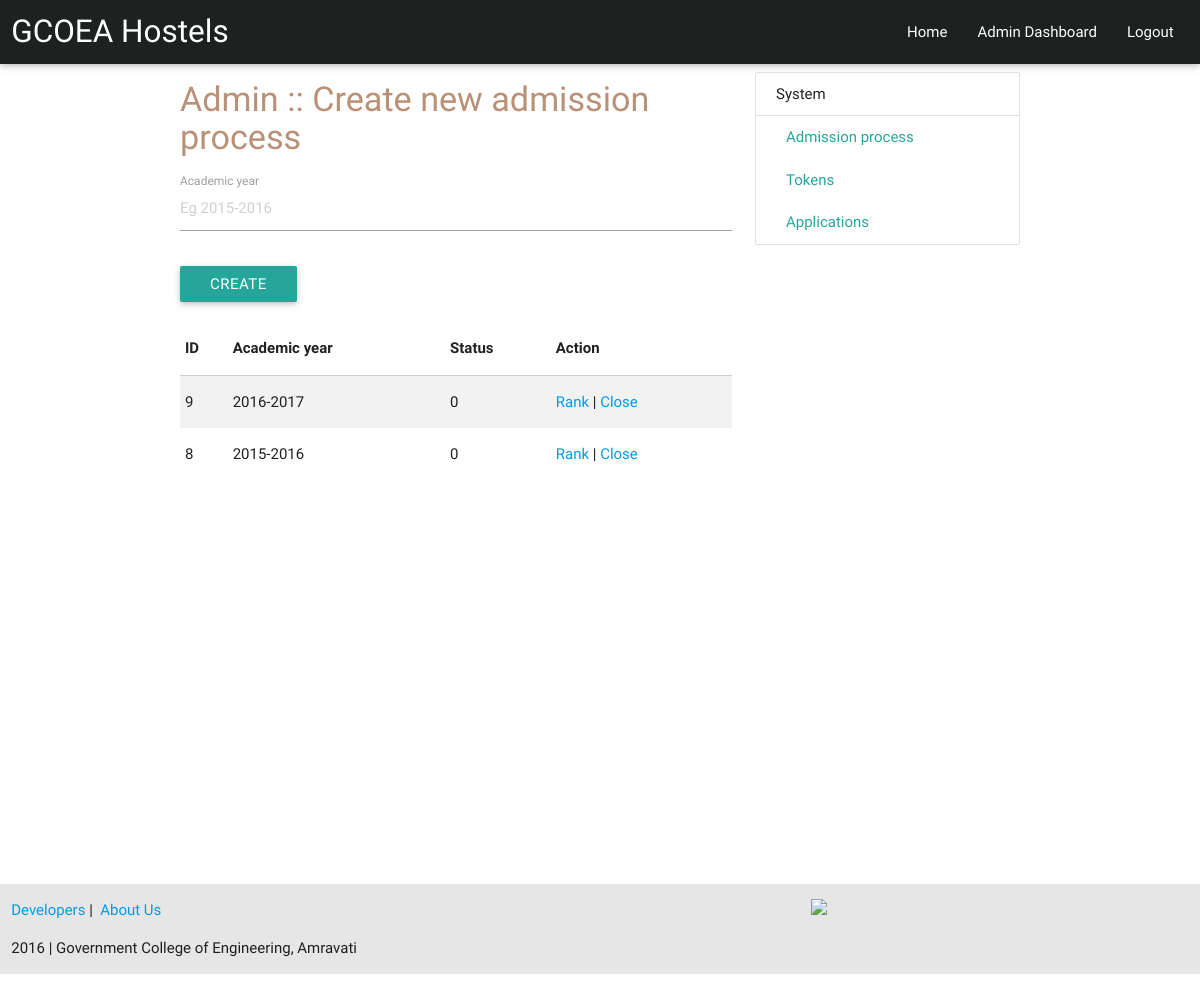
The app's page /public/admin/new_admission_process.php, older data.
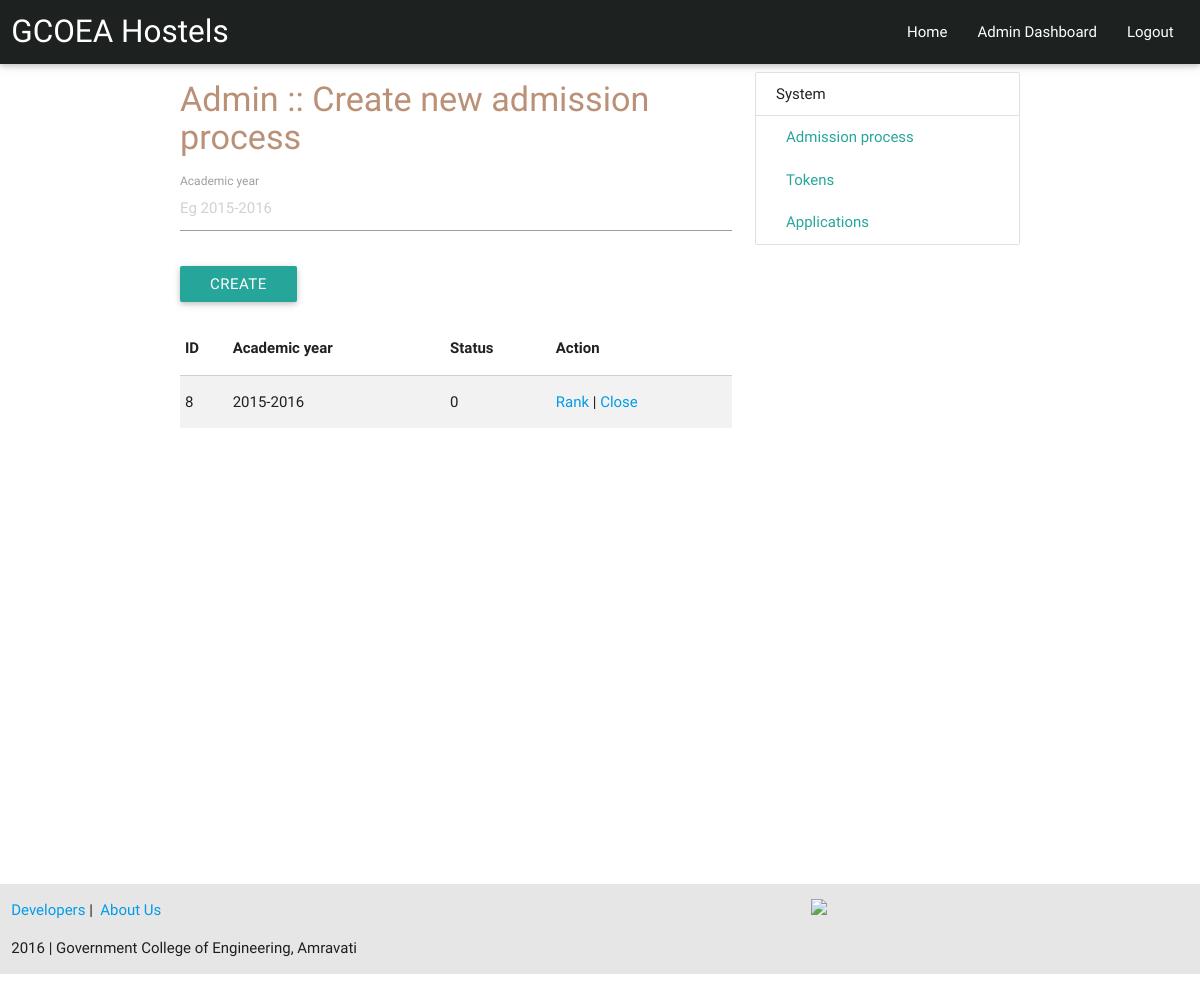
The same page, newer data.
### tables this page shows
CREATE TABLE `tbl_admission_process` (
  `id` int(10) NOT NULL AUTO_INCREMENT,
  `academic_year` varchar(9) DEFAULT NULL,
  `status` tinyint(4) NOT NULL,
  PRIMARY KEY (`id`)
);

### includes/process.php (called while the page is built, shortened)
<?php
function get_admission_process(){
  global $conn;
  $result = mysqli_query($conn,"select * from tbl_admission_process order by academic_year desc");
  return $result;
}
?>

### public/admin/new_admission_process.php (the view, shortened to what this page needs)
<!--
<?php
  if($_SERVER['REQUEST_METHOD'] == 'POST'){
    if($_POST['academic_year']=="")
      set_error("Academic year cannot be blank");
    else{
    $t_ret=create_admission_process($_POST['academic_year']);
    if($t_ret==0)
      set_success("Academic year saved!");
  }
  }
  $aps=get_admission_process();
?>
--><!DOCTYPE html>
<html>
  <head>
    <link type="text/css" rel="stylesheet" href="../css/materialize.min.css" media="screen,projection">
    <link type="text/css" rel="stylesheet" href="../css/main.css" media="screen,projection">
  </head>
  <body>
    <div id="header" class="row">
      <div id="header-col" class="col s12">
        <nav id="main-nav">
          <div class="nav-wrapper">
            <div class="col s12"><a href="#" class="brand-logo">GCOEA Hostels</a>
              <ul id="nav-mobile" class="right hide-on-med-and-down">
                <li><a href="../home.php">Home</a></li>
                <li><a href="home.php">Admin Dashboard</a></li>
                <li><a href="news_updates.php">Logout    </a></li>
              </ul>
            </div>
          </div>
        </nav>
      </div>
      <div id="content-wrapper" class="container">
        <div class="row">
          <div id="content" class="col s8">
            <h4>Admin :: Create new admission process</h4><?php print_message(); ?>
            <form action="new_admission_process.php" method="post">
              <div class="row">
                <div class="input-field col s12">
                  <input placeholder="Eg 2015-2016" id="academic_year" name="academic_year" type="text" class="validate">
                  <label for="academic_year">Academic year</label>
                </div>
              </div>
              <div class="row">
                <div class="col s12">
                  <button type="submit" name="submit" class="btn waves-effect waves-light">Create</button>
                </div>
              </div>
              <div class="row">
                <div class="col s12">
                  <table class="striped">
                    <thead>
                      <tr>
                        <th>ID</th>
                        <th>Academic year</th>
                        <th>Status</th>
                        <th>Action</th>
                      </tr>
                    </thead>
                    <tbody>
                      <?php
                        if(mysqli_num_rows($aps)==0){
                          echo "<tr><td>-</td><td>-</td><td>-</td><td>-</td></tr>";
                       }
                        else{
                          while($a=mysqli_fetch_assoc($aps)){
                           echo "<tr><td>{$a['id']}</td><td>{$a['academic_year']}</td><td>{$a['status']}</td><td><a href=\"rank.php?admission_process_id={$a['id']}&action=togglestatus\">Rank</a> | <a href=\"new_admission_process.php?id={$a['id']}&action=togglestatus\">Close</a></td></tr>";
                        }
                       }
                      ?>
                    </tbody>
                  </table>
                </div>
              </div>
            </form>
          </div>
          <div id="right-sidebar" class="col s4">
            <ul class="collection with-header">
              <li class="collection-header">System</li>
              <li><a href="new_admission_process.php" class="collection-item">Admission process</a></li>
              <li><a href="generate_tokens.php" class="collection-item">Tokens</a></li>
              <li><a href="applications.php" class="collection-item">Applications</a></li>
            </ul>
            <div style="background: url('http://gcoea.ac.in/sites/default/files/seal.png'); background-repeat: no-repeat; opacity: 0.2; width:112px; height: 112px; margin-left: auto; margin-right: auto;"></div>
          </div>
        </div>
      </div>
      <div id="footer" class="row">
        <div class="col s8">
          <p><a href="">Developers</a>&nbsp;|&nbsp; <a href="">About Us</a></p>
          <p>2016 | Government College of Engineering, Amravati</p>
        </div>
        <div class="col s4">
          <p><img src="http://gcoea.ac.in/sites/default/files/gcoea_foot_2.png"></p>
        </div>
      </div>
    </div>
  </body>
</html>

Row changes from the older to the newer data that the page shows:
removed tbl_admission_process: id "9", academic_year "2016-2017", status "0"
